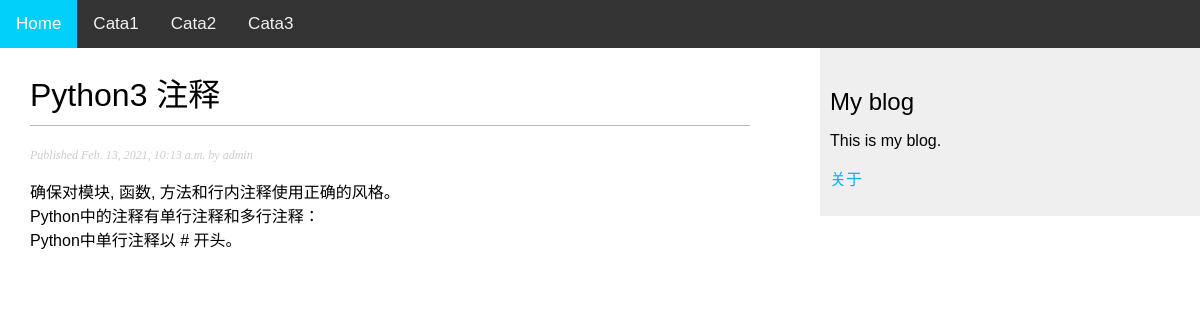
Page /blog/2021/2/13/comment/ on the committed database.
### blog/models.py (models this page shows, shortened)
class Post(models.Model):
    STATUS_CHOICES = (
        ('draft', 'Draft'),
        ('published', 'Published'),
    )  # tuple元组，STATUS_CHOICES[0][0] = 'draft'
    title = models.CharField(max_length=250)
    slug = models.SlugField(max_length=250, unique_for_date='publish')
    author = models.ForeignKey(User, on_delete=models.CASCADE, related_name='blog_posts')
    body = models.TextField()
    publish = models.DateTimeField(default=timezone.now)
    created = models.DateTimeField(auto_now_add=True)
    updated = models.DateTimeField(auto_now=True)
    status = models.CharField(max_length=10,
                              choices=STATUS_CHOICES,
                              default='draft')
    objects = models.Manager()  # The default manager.
    published = PublishedManager()  # Our custom manager.
    class Meta:
        ordering = ('-publish',)

### blog/views.py (the view)
# urls.py: path('<int:year>/<int:month>/<int:day>/<slug:post>/', views.post_detail, name='post_detail'),
def post_detail(request, year, month, day, post):
    post = get_object_or_404(Post, slug=post,
                             status='published',
                             publish__year=year,
                             publish__month=month,
                             publish__day=day)
    return render(request, 'blog/post/detail.html', {'post': post})

### blog/templates/blog/post/detail.html (shortened to what this page needs)
{% extends "blog/base.html" %}
{% block content %}
<h1>{{ post.title }}</h1>
<p class="date">
Published {{ post.publish }} by {{ post.author }}
</p>
{{ post.body|linebreaks }}
{% endblock %}

### blog/static/css/blog.css (style rules this page uses)
body { margin: 0; padding: 0; font-family: helvetica, sans-serif; }
h1 { font-weight: normal; border-bottom: 1px solid #bbb; padding: 0 0 10px 0; }
p.date { color: #ccc; font-family: georgia, serif; font-size: 12px; font-style: italic; }

### rows in the picture
Post: title "Python3 注释", publish "Feb. 13, 2021, 10:13 a.m.", author "admin", body "确保对模块, 函数, 方法和行内注释使用正确的风格。 Python中的注释有单行注释和多行注释： Python中单行注释以 # 开头。"
